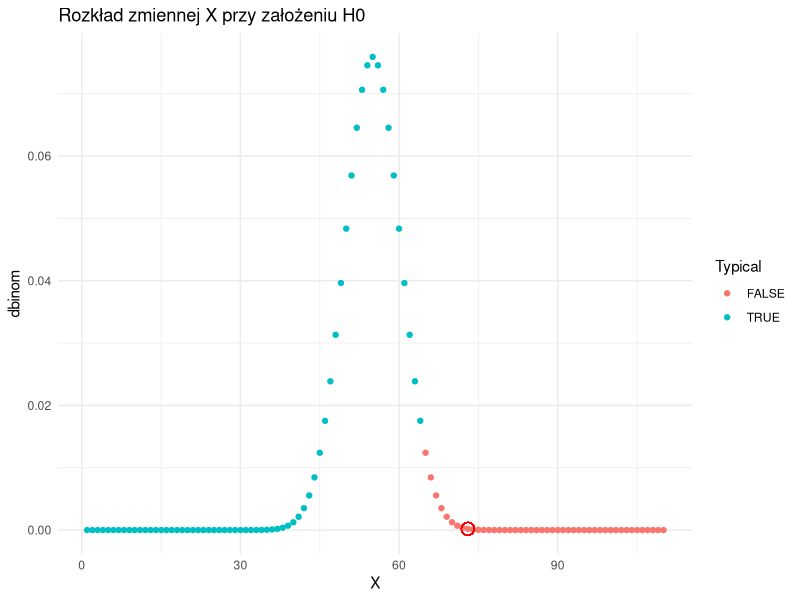

The R script that drew this image:
## ---- chunk 1
knitr::opts_chunk$set(echo = F, eval=T, include=T)
## ---- chunk 2
N = 110
X = as.integer(110*0.667)
## ---- chunk 3
p.value = 1 - pbinom(X - 1, N, 0.5) # = P(X >= successes)
p.value
## ---- chunk 4
data.to.plot <- data.frame('X' = 1:N, 'dbinom' = dbinom(1:N, N, 0.5), 'Typical' = 1 - pbinom(1:N - 1, N, 0.5) >= 0.05)
## ---- chunk 5
library(ggplot2)
## ---- chunk 6
ggplot(data.to.plot) + geom_point(aes(x=X, y=dbinom, col=Typical)) + ggtitle('Rozkład zmiennej X przy założeniu H0') + theme_minimal() + geom_point(aes(x = 73, y = dbinom(73, N, 0.5)), col=I('red'), shape=1, size=4)
## ---- chunk 7
N<-110
pt<-0.667
pakb<-0.4
pakbp<-0.76
pb<-(pt-pakbp)/(pakb-pakbp)
mat<-sapply(c(N*pakb*pb,N*pakbp*(1-pb),N*pb*(1-pakb),N*(1-pb)*(1-pakbp)),as.integer)
mat<-mat+c(0,0,0,1)
mat<-matrix(mat,nrow = 2,ncol=2,byrow=TRUE)
print(mat)
chisq.test(mat,correct=F)
## ---- chunk 8
Zadluzenie.gmin <- read.delim("Zadluzenie gmin.csv", colClasses = c('factor', 'factor', 'factor', 'numeric', 'factor', 'factor'))
## ---- chunk 9
slownik <- c('02' = 'Dolnośląskie', '04' = 'Kujawsko-pomorskie',
             '06' = 'Lubelskie', '08' = 'Lubuskie',
             '10' = 'Łódzkie', '12' = 'Małopolskie',
             '14' = 'Mazowieckie', '16' = 'Opolskie', 
             '18' = 'Podkarpackie', '20' = 'Podlaskie',
             '22' = 'Pomorskie', '24' = 'Śląskie',
             '26' = 'Świętokrzyskie', '28' = 'Warmińsko-mazurskie',
             '30' = 'Wielkopolskie',  '32' = 'Zachodniopomorskie')
## ---- chunk 10
#library(stringr)
Zadluzenie.gmin$Wojewodztwo<-slownik[sapply(Zadluzenie.gmin$Kod.Teryt,substr,start=0,stop=2)]
## ---- chunk 11
data<-Zadluzenie.gmin[Zadluzenie.gmin$Wojewodztwo=="Mazowieckie",]
n<-length(data$Zadłużenie.gmin)
sn<-var(data$Zadłużenie.gmin)*(n-1)/n
M<-mean(data$Zadłużenie.gmin)
X<-sqrt(n)*(M-25)/sqrt(sn)
myp<-pt(X,n-1)
print(c(X,myp))
## ---- chunk 12

## ---- chunk 13

## ---- chunk 14

## ---- chunk 15

